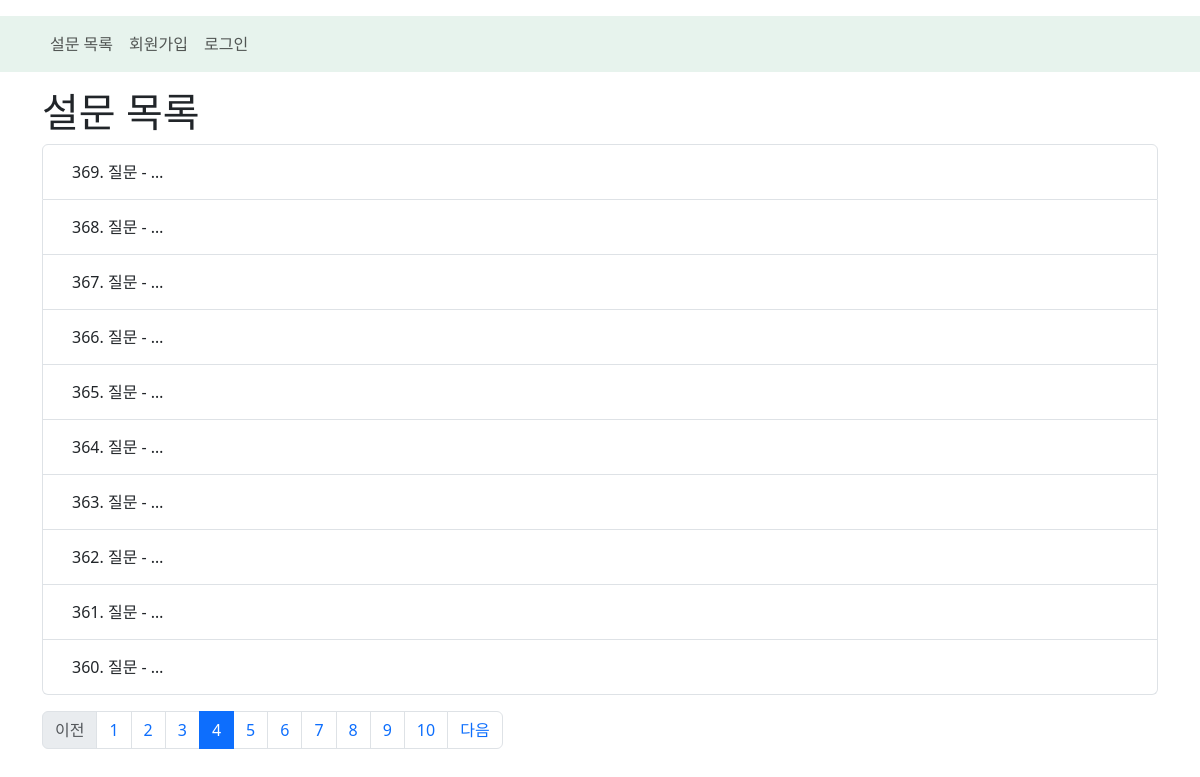
/polls/list?page=4, run on the app's committed database.
### polls/models.py (models this page shows, shortened)
class Question(models.Model):
    question_text =  models.CharField(max_length=200)  # CharField() -> 문자열 타입 (varchar)
    pub_date = models.DateTimeField(auto_now_add=True)  # Datetime Field: 일시 타입 (datetime, datetime.datetime)

### polls/views.py (the view)
# urls.py: path("list", views.list, name="list"),
def list(request):
    paginate_by = 10       # 한 페이지 당 데이터 개수
    page_group_count = 10  # 페이지 그룹 당 페이지 수
    current_page = int(request.GET.get("page", 1))  # 현재 조회 요청이 들어온 페이지 번호. get 방식의 요청파라미터.
    q_list = Question.objects.all().order_by("-pk")
    pn = Paginator(q_list, paginate_by)
    start_index = int((current_page -1) / page_group_count) * page_group_count
    end_index = start_index + page_group_count
    page_range = pn.page_range[start_index:end_index] # 시작 ~ 끝 페이지 번호 조회
    context_value = {
        "page_range" : page_range,
        "question_list" : pn.page(current_page)   # page 객체 안에 [Question]
    }
    start_page = pn.page(page_range[0])  # 시작 페이지 Page 객체
    end_page = pn.page(page_range[-1])   # 마지막 페이지 Page 객체
    if start_page.has_previous():
        context_value['has_previous'] =  start_page.has_previous()
        context_value["previous_page_number"] = start_page.previous_page_number()
    if end_page.has_next():
        context_value['has_next'] = end_page.has_next()
        context_value['next_page_number'] = end_page.next_page_number()
    return render(request, "polls/list.html", context_value)

### polls/templates/polls/list.html (shortened to what this page needs)
{% extends 'layout/main_layout.html' %}
{% block contents %}
<h1>설문 목록</h1>
<ul class="list-group">
    {% for question in question_list %}
        <li class="list-group-item list-group-item-action">
            <a href="{% url 'polls:vote_form' question.pk %}" class="btn">
                {{question.pk}}. {{question.question_text|truncatewords:2}}
            </a>
        </li>
    {% empty %}
        <b>아직 등록된 질문이 없습니다.</b>
    {% endfor %}
</ul>
<ul id="page_group" class="pagination mt-3">
    {% if has_previous %}
        <li class="page-item">
            <a href="{% url 'polls:list' %}?page={{previous_page_number}}" class="page-link">
                이전
            </a>
        </li>
    {% else %}
        <li class="page-item disabled">
            <span class="page-link">이전</span>
        </li>
    {% endif %}
    {% for page_no in page_range %}
        {% if question_list.number == page_no %}
            <li class="page-item active">
                <span class="page-link">{{page_no}}</span>
            </li>
        {% else %}
            <li class="page-item">
                <a href="{% url 'polls:list' %}?page={{page_no}}" class="page-link">{{page_no}}</a>
            </li>
        {% endif %}
    {% endfor %}
    {% if has_next %}
        <li class="page-item">
            <a href="{% url 'polls:list' %}?page={{next_page_number}}" class="page-link">
                다음
            </a>
        </li>
    {% else %}
        <li class="page-item disabled">
            <span class="page-link">다음</span>
        </li>
    {% endif %}
</ul>
{% endblock contents %}

### data on the page
Question: pk "369", question_text "질문 - …"
Question: pk "368", question_text "질문 - …"
Question: pk "367", question_text "질문 - …"
Question: pk "366", question_text "질문 - …"
Question: pk "365", question_text "질문 - …"
Question: pk "364", question_text "질문 - …"
Question: pk "363", question_text "질문 - …"
Question: pk "362", question_text "질문 - …"
Question: pk "361", question_text "질문 - …"
Question: pk "360", question_text "질문 - …"

### other printed values
{{ page_no }} "1" "2" "3" "5" "6" "7" "8" "9" "10"
{{ page_no }} "4"
